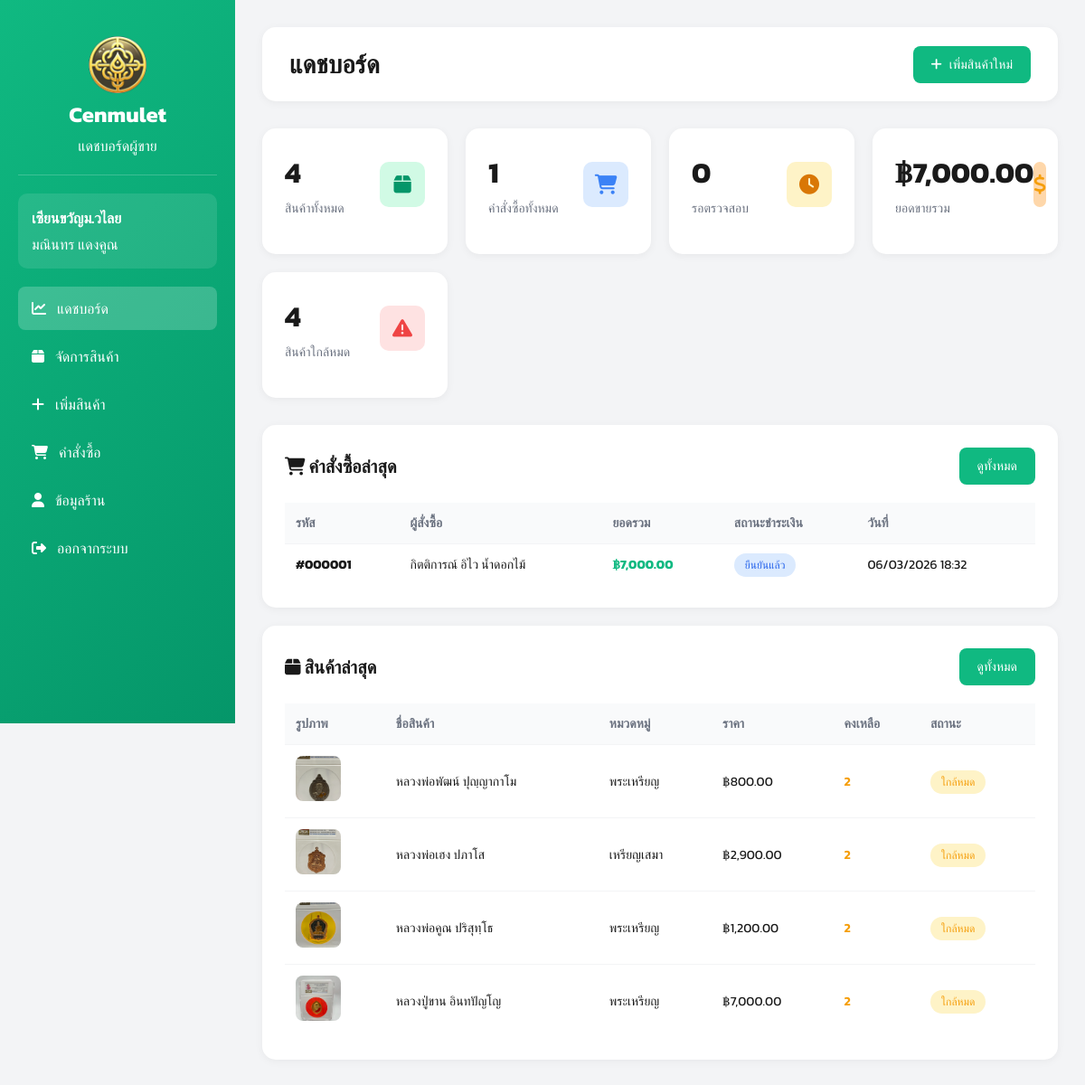
The app's page /views/seller/dashboard.php (signed in) with its own data.
### tables this page shows
CREATE TABLE sellers (
    id INTEGER PRIMARY KEY AUTOINCREMENT,
    fullname TEXT,
    store_name TEXT,
    username TEXT UNIQUE,
    password TEXT,
    address TEXT,
    img_store TEXT,
    tel TEXT,
    pay_contax TEXT,
    id_per TEXT,
    img_per TEXT,

    status TEXT DEFAULT 'pending',
    reject_reason TEXT,
    reviewed_at DATETIME
, pay_bank TEXT);

CREATE TABLE orders (
    id INTEGER PRIMARY KEY AUTOINCREMENT,
    user_id INTEGER,
    total_price REAL,
    status TEXT DEFAULT 'pending',
    tracking_number TEXT,
    shipped_at DATETIME,
    created_at DATETIME DEFAULT CURRENT_TIMESTAMP,
    FOREIGN KEY (user_id) REFERENCES users(id)
);

CREATE TABLE amulets (
    id INTEGER PRIMARY KEY AUTOINCREMENT,
    amulet_name TEXT,
    source TEXT,
    quantity INTEGER,
    price REAL,
    image TEXT,
    sellerId INTEGER,
    categoryId INTEGER,
    FOREIGN KEY (sellerId) REFERENCES sellers(id),
    FOREIGN KEY (categoryId) REFERENCES categories(id)
);

CREATE TABLE categories (
    id INTEGER PRIMARY KEY AUTOINCREMENT,
    category_name TEXT
);

### views/seller/dashboard.php (the view, shortened to what this page needs)
<?php
require_once __DIR__ . "/../../config/db.php";
$seller_id = $_SESSION['user_id'];
try {
    $stmt = $db->prepare("SELECT * FROM sellers WHERE id = :id");
    $stmt->execute([':id' => $seller_id]);
    $seller = $stmt->fetch(PDO::FETCH_ASSOC);
} catch (PDOException $e) {
    die("Error: " . $e->getMessage());
}
try {
    $stmt = $db->prepare("SELECT COUNT(*) as total FROM amulets WHERE sellerId = :seller_id");
    $stmt->execute([':seller_id' => $seller_id]);
    $total_products = $stmt->fetch(PDO::FETCH_ASSOC)['total'];
    $stmt = $db->prepare("
        SELECT COUNT(DISTINCT o.id) as total
        FROM orders o
        JOIN order_items oi ON o.id = oi.order_id
        JOIN amulets a ON oi.amulet_id = a.id
        WHERE a.sellerId = :seller_id
    ");
    $stmt->execute([':seller_id' => $seller_id]);
    $total_orders = $stmt->fetch(PDO::FETCH_ASSOC)['total'];
    $stmt = $db->prepare("
        SELECT COUNT(DISTINCT o.id) as total
        FROM orders o
        JOIN order_items oi ON o.id = oi.order_id
        JOIN amulets a ON oi.amulet_id = a.id
        JOIN payments p ON o.id = p.order_id
        WHERE a.sellerId = :seller_id AND p.status = 'waiting'
    ");
    $stmt->execute([':seller_id' => $seller_id]);
    $pending_orders = $stmt->fetch(PDO::FETCH_ASSOC)['total'];
    $stmt = $db->prepare("
        SELECT COALESCE(SUM(oi.price * oi.quantity), 0) as total
        FROM order_items oi
        JOIN amulets a ON oi.amulet_id = a.id
        JOIN orders o ON oi.order_id = o.id
        WHERE a.sellerId = :seller_id AND o.status = 'completed'
    ");
    $stmt->execute([':seller_id' => $seller_id]);
    $total_sales = $stmt->fetch(PDO::FETCH_ASSOC)['total'];
    $stmt = $db->prepare("
        SELECT COUNT(*) as total
        FROM amulets
        WHERE sellerId = :seller_id AND quantity < 5 AND quantity > 0
    ");
    $stmt->execute([':seller_id' => $seller_id]);
    $low_stock = $stmt->fetch(PDO::FETCH_ASSOC)['total'];
    $stmt = $db->prepare("
        SELECT a.*, c.category_name
        FROM amulets a
        LEFT JOIN categories c ON a.categoryId = c.id
        WHERE a.sellerId = :seller_id
        ORDER BY a.id DESC
        LIMIT 5
    ");
    $stmt->execute([':seller_id' => $seller_id]);
    $recent_products = $stmt->fetchAll(PDO::FETCH_ASSOC);
    $stmt = $db->prepare("
        SELECT DISTINCT o.*, u.fullname, p.status as payment_status
        FROM orders o
        JOIN order_items oi ON o.id = oi.order_id
        JOIN amulets a ON oi.amulet_id = a.id
        JOIN users u ON o.user_id = u.id
        LEFT JOIN payments p ON o.id = p.order_id
        WHERE a.sellerId = :seller_id
        GROUP BY o.id
        ORDER BY o.created_at DESC
        LIMIT 5
    ");
    $stmt->execute([':seller_id' => $seller_id]);
    $recent_orders = $stmt->fetchAll(PDO::FETCH_ASSOC);
} catch (PDOException $e) {
    die("Error: " . $e->getMessage());
}
?>
<!DOCTYPE html>
<html lang="th">
<head>
    <link rel="stylesheet" href="https://cdnjs.cloudflare.com/ajax/libs/font-awesome/6.5.1/css/all.min.css">
</head>
<body>
    <div class="dashboard-container">
        <aside class="sidebar">
            <div class="sidebar-header">
                <img src="/public/images/image.png" alt="" width="64px">
                <h2>Cenmulet</h2>
                <p>แดชบอร์ดผู้ขาย</p>
            </div>
            <div class="user-info">
                <h3><?php echo htmlspecialchars($seller['store_name']); ?></h3>
                <p><?php echo htmlspecialchars($seller['fullname']); ?></p>
            </div>
            <ul class="sidebar-menu">
                <li><a href="/views/seller/dashboard.php" class="active"><i class="fa-solid fa-chart-line"></i> แดชบอร์ด</a></li>
                <li><a href="/views/seller/products.php"><i class="fa-solid fa-box"></i> จัดการสินค้า</a></li>
                <li><a href="/views/seller/add_product.php"><i class="fa-solid fa-plus"></i> เพิ่มสินค้า</a></li>
                <li><a href="/views/seller/orders.php"><i class="fa-solid fa-shopping-cart"></i> คำสั่งซื้อ</a></li>
                <li><a href="/views/seller/seller_profile.php"><i class="fa-solid fa-user"></i> ข้อมูลร้าน</a></li>
                <li><a href="/auth/logout.php"><i class="fa-solid fa-right-from-bracket"></i> ออกจากระบบ</a></li>
            </ul>
        </aside>
        <main class="main-content">
            <div class="top-bar">
                <h1>แดชบอร์ด</h1>
                <a href="/views/seller/add_product.php" class="btn-primary">
                    <i class="fa-solid fa-plus"></i> เพิ่มสินค้าใหม่
                </a>
            </div>
            <div class="stats-grid">
                <div class="stat-card">
                    <div class="stat-header">
                        <div>
                            <div class="stat-value"><?php echo number_format($total_products); ?></div>
                            <div class="stat-label">สินค้าทั้งหมด</div>
                        </div>
                        <div class="stat-icon green">
                            <i class="fa-solid fa-box"></i>
                        </div>
                    </div>
                </div>
                <div class="stat-card">
                    <div class="stat-header">
                        <div>
                            <div class="stat-value"><?php echo number_format($total_orders); ?></div>
                            <div class="stat-label">คำสั่งซื้อทั้งหมด</div>
                        </div>
                        <div class="stat-icon blue">
                            <i class="fa-solid fa-shopping-cart"></i>
                        </div>
                    </div>
                </div>
                <div class="stat-card">
                    <div class="stat-header">
                        <div>
                            <div class="stat-value"><?php echo number_format($pending_orders); ?></div>
                            <div class="stat-label">รอตรวจสอบ</div>
                        </div>
                        <div class="stat-icon yellow">
                            <i class="fa-solid fa-clock"></i>
                        </div>
                    </div>
                </div>
                <div class="stat-card">
                    <div class="stat-header">
                        <div>
                            <div class="stat-value">฿<?php echo number_format($total_sales, 2); ?></div>
                            <div class="stat-label">ยอดขายรวม</div>
                        </div>
                        <div class="stat-icon orange">
                            <i class="fa-solid fa-dollar-sign"></i>
                        </div>
                    </div>
                </div>
                <?php if ($low_stock > 0): ?>
                <div class="stat-card">
                    <div class="stat-header">
                        <div>
                            <div class="stat-value"><?php echo number_format($low_stock); ?></div>
                            <div class="stat-label">สินค้าใกล้หมด</div>
                        </div>
                        <div class="stat-icon red">
                            <i class="fa-solid fa-exclamation-triangle"></i>
                        </div>
                    </div>
                </div>
                <?php endif; ?>
            </div>
            <div class="content-section">
                <div class="section-header">
                    <h2><i class="fa-solid fa-shopping-cart"></i> คำสั่งซื้อล่าสุด</h2>
                    <a href="/views/seller/orders.php" class="btn-primary">ดูทั้งหมด</a>
                </div>
                <?php if (count($recent_orders) > 0): ?>
                    <table>
                        <thead>
                            <tr>
                                <th>รหัส</th>
                                <th>ผู้สั่งซื้อ</th>
                                <th>ยอดรวม</th>
                                <th>สถานะชำระเงิน</th>
                                <th>วันที่</th>
                            </tr>
                        </thead>
                        <tbody>
                            <?php foreach ($recent_orders as $order): ?>
                                <tr>
                                    <td><strong>#<?php echo str_pad($order['id'], 6, '0', STR_PAD_LEFT); ?></strong></td>
                                    <td><?php echo htmlspecialchars($order['fullname']); ?></td>
                                    <td><strong style="color: #10b981;">฿<?php echo number_format($order['total_price'], 2); ?></strong></td>
                                    <td>
                                        <?php if ($order['payment_status'] === 'waiting'): ?>
                                            <span class="badge badge-pending">รอตรวจสอบ</span>
                                        <?php elseif ($order['payment_status'] === 'confirmed'): ?>
                                            <span class="badge badge-confirmed">ยืนยันแล้ว</span>
                                        <?php else: ?>
                                            <span class="badge badge-warning">ไม่ทราบสถานะ</span>
                                        <?php endif; ?>
                                    </td>
                                    <td><?php echo date('d/m/Y H:i', strtotime($order['created_at'])); ?></td>
                                </tr>
                            <?php endforeach; ?>
                        </tbody>
                    </table>
                <?php endif; ?>
            </div>
            <div class="content-section">
                <div class="section-header">
                    <h2><i class="fa-solid fa-box"></i> สินค้าล่าสุด</h2>
                    <a href="/views/seller/products.php" class="btn-primary">ดูทั้งหมด</a>
                </div>
                <?php if (count($recent_products) > 0): ?>
                    <table>
                        <thead>
                            <tr>
                                <th>รูปภาพ</th>
                                <th>ชื่อสินค้า</th>
                                <th>หมวดหมู่</th>
                                <th>ราคา</th>
                                <th>คงเหลือ</th>
                                <th>สถานะ</th>
                            </tr>
                        </thead>
                        <tbody>
                            <?php foreach ($recent_products as $product): ?>
                                <tr>
                                    <td>
                                        <?php if ($product['image']): ?>
                                            <img src="/uploads/amulets/<?php echo htmlspecialchars($product['image']); ?>" alt="" class="product-img">
                                        <?php else: ?>
                                            <div class="product-img" style="background: #e5e7eb; display: flex; align-items: center; justify-content: center;">
                                                <i class="fa-solid fa-image" style="color: #9ca3af;"></i>
                                            </div>
                                        <?php endif; ?>
                                    </td>
                                    <td><?php echo htmlspecialchars($product['amulet_name']); ?></td>
                                    <td><?php echo htmlspecialchars($product['category_name'] ?? '-'); ?></td>
                                    <td>฿<?php echo number_format($product['price'], 2); ?></td>
                                    <td>
                                        <?php if ($product['quantity'] < 5 && $product['quantity'] > 0): ?>
                                            <span style="color: #f59e0b; font-weight: 600;"><?php echo number_format($product['quantity']); ?></span>
                                        <?php else: ?>
                                            <?php echo number_format($product['quantity']); ?>
                                        <?php endif; ?>
                                    </td>
                                    <td>
                                        <?php if ($product['quantity'] > 5): ?>
                                            <span class="badge badge-success">มีสินค้า</span>
                                        <?php elseif ($product['quantity'] > 0): ?>
                                            <span class="badge badge-warning">ใกล้หมด</span>
                                        <?php else: ?>
                                            <span class="badge badge-danger">สินค้าหมด</span>
                                        <?php endif; ?>
                                    </td>
                                </tr>
                            <?php endforeach; ?>
                        </tbody>
                    </table>
                <?php endif; ?>
            </div>
        </main>
    </div>
</body>
</html>

### records on screen
sellers: store_name "เซียนขวัญม.วไลย", fullname "มณินทร แดงคูณ"
orders: id "000001", fullname "กิตติการณ์ อิไว น้ำดอกไม้", total_price "7,000.00", created_at "06/03/2026 18:32"
amulets: image (picture), amulet_name "หลวงพ่อพัฒน์ ปุญฺญากาโม", categoryId.category_name "พระเหรียญ", price "800.00", quantity "2", shows "ใกล้หมด"
amulets: image (picture), amulet_name "หลวงพ่อเฮง ปภาโส", categoryId.category_name "เหรียญเสมา", price "2,900.00", quantity "2", shows "ใกล้หมด"
amulets: image (picture), amulet_name "หลวงพ่อคูณ ปริสุทฺโธ", categoryId.category_name "พระเหรียญ", price "1,200.00", quantity "2", shows "ใกล้หมด"
amulets: image (picture), amulet_name "หลวงปู่ขาน อินทปัญโญ", categoryId.category_name "พระเหรียญ", price "7,000.00", quantity "2", shows "ใกล้หมด"

### other values on screen
$total_products "4"
$total_orders "1"
$pending_orders "0"
$total_sales "7,000.00"
$low_stock "4"
